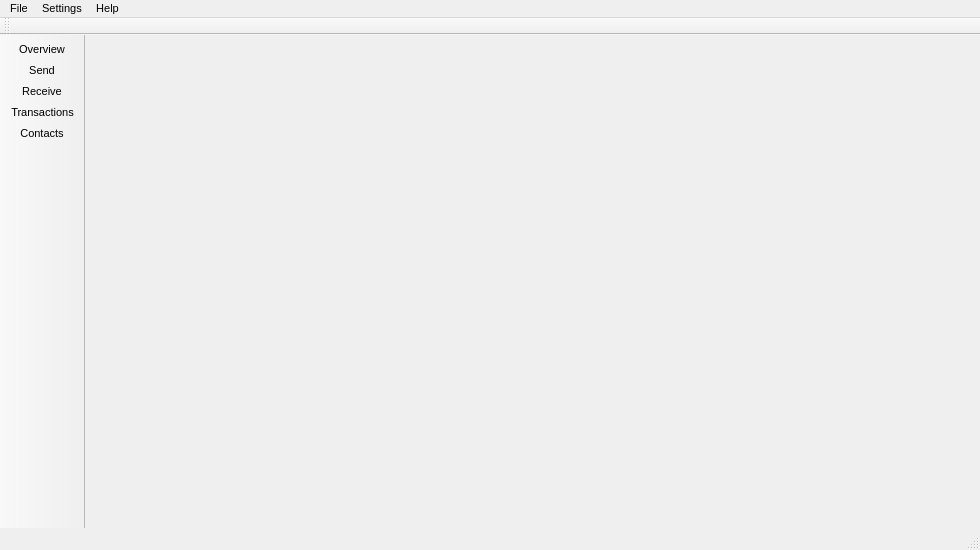
<?xml version="1.0" encoding="UTF-8"?>
<ui version="4.0">
 <class>MainWindow</class>
 <widget class="QMainWindow" name="MainWindow">
  <property name="geometry">
   <rect>
    <x>0</x>
    <y>0</y>
    <width>980</width>
    <height>550</height>
   </rect>
  </property>
  <property name="sizePolicy">
   <sizepolicy hsizetype="Preferred" vsizetype="Preferred">
    <horstretch>0</horstretch>
    <verstretch>0</verstretch>
   </sizepolicy>
  </property>
  <property name="minimumSize">
   <size>
    <width>0</width>
    <height>0</height>
   </size>
  </property>
  <property name="maximumSize">
   <size>
    <width>16777215</width>
    <height>16777215</height>
   </size>
  </property>
  <property name="font">
   <font>
    <pointsize>8</pointsize>
   </font>
  </property>
  <property name="windowTitle">
   <string>MainWindow</string>
  </property>
  <property name="windowIcon">
   <iconset resource="../../resources.qrc">
    <normaloff>:/images/window</normaloff>:/images/window</iconset>
  </property>
  <widget class="QWidget" name="centralwidget">
   <property name="sizePolicy">
    <sizepolicy hsizetype="Expanding" vsizetype="Preferred">
     <horstretch>0</horstretch>
     <verstretch>0</verstretch>
    </sizepolicy>
   </property>
   <layout class="QGridLayout" name="gridLayout">
    <property name="leftMargin">
     <number>0</number>
    </property>
    <property name="topMargin">
     <number>0</number>
    </property>
    <property name="rightMargin">
     <number>0</number>
    </property>
    <property name="bottomMargin">
     <number>0</number>
    </property>
    <property name="spacing">
     <number>0</number>
    </property>
    <item row="0" column="0" colspan="6">
     <widget class="WalletGui::AccountFrame" name="m_accountFrame">
      <property name="sizePolicy">
       <sizepolicy hsizetype="Preferred" vsizetype="Fixed">
        <horstretch>0</horstretch>
        <verstretch>0</verstretch>
       </sizepolicy>
      </property>
      <property name="minimumSize">
       <size>
        <width>0</width>
        <height>70</height>
       </size>
      </property>
      <property name="maximumSize">
       <size>
        <width>16777215</width>
        <height>70</height>
       </size>
      </property>
      <property name="styleSheet">
       <string notr="true"/>
      </property>
      <property name="frameShape">
       <enum>QFrame::NoFrame</enum>
      </property>
      <property name="frameShadow">
       <enum>QFrame::Raised</enum>
      </property>
     </widget>
    </item>
    <item row="1" column="0">
     <widget class="WalletGui::OverviewFrame" name="m_overviewFrame">
      <property name="sizePolicy">
       <sizepolicy hsizetype="Preferred" vsizetype="Preferred">
        <horstretch>0</horstretch>
        <verstretch>0</verstretch>
       </sizepolicy>
      </property>
      <property name="frameShape">
       <enum>QFrame::NoFrame</enum>
      </property>
      <property name="frameShadow">
       <enum>QFrame::Raised</enum>
      </property>
     </widget>
    </item>
    <item row="1" column="3">
     <widget class="WalletGui::TransactionsFrame" name="m_transactionsFrame">
      <property name="sizePolicy">
       <sizepolicy hsizetype="Preferred" vsizetype="Preferred">
        <horstretch>0</horstretch>
        <verstretch>0</verstretch>
       </sizepolicy>
      </property>
      <property name="frameShape">
       <enum>QFrame::NoFrame</enum>
      </property>
      <property name="frameShadow">
       <enum>QFrame::Raised</enum>
      </property>
     </widget>
    </item>
    <item row="1" column="1">
     <widget class="WalletGui::SendFrame" name="m_sendFrame">
      <property name="sizePolicy">
       <sizepolicy hsizetype="Preferred" vsizetype="Preferred">
        <horstretch>0</horstretch>
        <verstretch>0</verstretch>
       </sizepolicy>
      </property>
      <property name="frameShape">
       <enum>QFrame::NoFrame</enum>
      </property>
      <property name="frameShadow">
       <enum>QFrame::Raised</enum>
      </property>
     </widget>
    </item>
    <item row="1" column="4">
     <widget class="WalletGui::AddressBookFrame" name="m_addressBookFrame">
      <property name="sizePolicy">
       <sizepolicy hsizetype="Preferred" vsizetype="Preferred">
        <horstretch>0</horstretch>
        <verstretch>0</verstretch>
       </sizepolicy>
      </property>
      <property name="frameShape">
       <enum>QFrame::NoFrame</enum>
      </property>
      <property name="frameShadow">
       <enum>QFrame::Raised</enum>
      </property>
     </widget>
    </item>
    <!--<item row="1" column="5">
     <widget class="WalletGui::MiningFrame" name="m_miningFrame">
      <property name="sizePolicy">
       <sizepolicy hsizetype="Preferred" vsizetype="Preferred">
        <horstretch>0</horstretch>
        <verstretch>0</verstretch>
       </sizepolicy>
      </property>
      <property name="frameShape">
       <enum>QFrame::NoFrame</enum>
      </property>
      <property name="frameShadow">
       <enum>QFrame::Raised</enum>
      </property>
     </widget>
    </item>-->
    <item row="1" column="2">
     <widget class="WalletGui::ReceiveFrame" name="m_receiveFrame">
      <property name="sizePolicy">
       <sizepolicy hsizetype="Preferred" vsizetype="Preferred">
        <horstretch>0</horstretch>
        <verstretch>0</verstretch>
       </sizepolicy>
      </property>
      <property name="frameShape">
       <enum>QFrame::NoFrame</enum>
      </property>
      <property name="frameShadow">
       <enum>QFrame::Raised</enum>
      </property>
     </widget>
    </item>
   </layout>
  </widget>
  <widget class="QMenuBar" name="menubar">
   <property name="geometry">
    <rect>
     <x>0</x>
     <y>0</y>
     <width>980</width>
     <height>21</height>
    </rect>
   </property>
   <widget class="QMenu" name="menuFile">
    <property name="title">
     <string>File</string>
    </property>
    <widget class="QMenu" name="menuRecent_wallets">
     <property name="title">
      <string>Recent wallets</string>
     </property>
    </widget>
    <addaction name="m_createWalletAction"/>
    <addaction name="m_createNondeterministicWalletAction"/>
    <addaction name="m_openWalletAction"/>
    <addaction name="menuRecent_wallets"/>
    <addaction name="m_backupWalletAction"/>
    <addaction name="m_resetAction"/>
    <addaction name="m_closeWalletAction"/>
    <addaction name="separator"/>
    <addaction name="m_openUriAction"/>
    <addaction name="m_openLogFileAction"/>
    <addaction name="separator"/>
    <addaction name="m_showMnemonicSeedAction"/>
    <addaction name="m_restoreFromMnemonicSeedAction"/>
    <addaction name="separator"/>
    <addaction name="m_showPrivateKey"/>
    <addaction name="m_importKeyAction"/>
    <addaction name="separator"/>
    <addaction name="m_exportTrackingKeyAction"/>
    <addaction name="m_importTrackingKeyAction"/>
    <addaction name="separator"/>
    <addaction name="m_exitAction"/>
   </widget>
   <widget class="QMenu" name="menuSettings">
    <property name="title">
     <string>Settings</string>
    </property>
    <addaction name="m_encryptWalletAction"/>
    <addaction name="m_changePasswordAction"/>
    <addaction name="m_changeLanguageAction"/>
    <addaction name="m_connectionSettingsAction"/>
    <addaction name="separator"/>
    <addaction name="m_startOnLoginAction"/>
    <addaction name="m_minimizeToTrayAction"/>
    <addaction name="m_closeToTrayAction"/>
    <!--<addaction name="m_miningOnLaunchAction"/>-->
   </widget>
   <widget class="QMenu" name="menuHelp">
    <property name="title">
     <string>Help</string>
    </property>
    <addaction name="m_aboutCryptonoteAction"/>
    <addaction name="m_aboutQtAction"/>
    <addaction name="actionHelp"/>
   </widget>
   <addaction name="menuFile"/>
   <addaction name="menuSettings"/>
   <addaction name="menuHelp"/>
  </widget>
  <widget class="QToolBar" name="toolBar">
   <property name="sizePolicy">
    <sizepolicy hsizetype="Fixed" vsizetype="Preferred">
     <horstretch>0</horstretch>
     <verstretch>0</verstretch>
    </sizepolicy>
   </property>
   <property name="minimumSize">
    <size>
     <width>0</width>
     <height>0</height>
    </size>
   </property>
   <property name="maximumSize">
    <size>
     <width>150</width>
     <height>16777215</height>
    </size>
   </property>
   <property name="baseSize">
    <size>
     <width>150</width>
     <height>0</height>
    </size>
   </property>
   <property name="font">
    <font>
     <pointsize>8</pointsize>
    </font>
   </property>
   <property name="windowTitle">
    <string>toolBar</string>
   </property>
   <property name="movable">
    <bool>false</bool>
   </property>
   <property name="allowedAreas">
    <set>Qt::LeftToolBarArea|Qt::TopToolBarArea</set>
   </property>
   <property name="orientation">
    <enum>Qt::Vertical</enum>
   </property>
   <property name="iconSize">
    <size>
     <width>20</width>
     <height>20</height>
    </size>
   </property>
   <property name="toolButtonStyle">
    <enum>Qt::ToolButtonTextBesideIcon</enum>
   </property>
   <attribute name="toolBarArea">
    <enum>LeftToolBarArea</enum>
   </attribute>
   <attribute name="toolBarBreak">
    <bool>false</bool>
   </attribute>
   <addaction name="m_overviewAction"/>
   <addaction name="m_sendAction"/>
   <addaction name="m_receiveAction"/>
   <addaction name="m_transactionsAction"/>
   <addaction name="m_addressBookAction"/>
   <!--<addaction name="m_miningAction"/>-->
  </widget>
  <widget class="QStatusBar" name="statusBar"/>
  <widget class="QToolBar" name="accountToolBar">
   <property name="windowTitle">
    <string>Account toolbar</string>
   </property>
   <attribute name="toolBarArea">
    <enum>TopToolBarArea</enum>
   </attribute>
   <attribute name="toolBarBreak">
    <bool>false</bool>
   </attribute>
  </widget>
  <action name="m_overviewAction">
   <property name="checkable">
    <bool>true</bool>
   </property>
   <property name="enabled">
    <bool>true</bool>
   </property>
   <property name="icon">
    <iconset resource="../../resources.qrc">
     <normaloff>:/icons/overview</normaloff>:/icons/overview</iconset>
   </property>
   <property name="text">
    <string>Overview</string>
   </property>
  </action>
  <action name="m_sendAction">
   <property name="checkable">
    <bool>true</bool>
   </property>
   <property name="enabled">
    <bool>true</bool>
   </property>
   <property name="icon">
    <iconset resource="../../resources.qrc">
     <normaloff>:/icons/send</normaloff>:/icons/send</iconset>
   </property>
   <property name="text">
    <string>Send</string>
   </property>
  </action>
  <action name="m_receiveAction">
   <property name="checkable">
    <bool>true</bool>
   </property>
   <property name="enabled">
    <bool>true</bool>
   </property>
   <property name="icon">
    <iconset resource="../../resources.qrc">
     <normaloff>:/icons/receive</normaloff>:/icons/receive</iconset>
   </property>
   <property name="text">
    <string>Receive</string>
   </property>
  </action>
  <action name="m_transactionsAction">
   <property name="checkable">
    <bool>true</bool>
   </property>
   <property name="enabled">
    <bool>true</bool>
   </property>
   <property name="icon">
    <iconset resource="../../resources.qrc">
     <normaloff>:/icons/transactions</normaloff>:/icons/transactions</iconset>
   </property>
   <property name="text">
    <string>Transactions</string>
   </property>
  </action>
  <action name="m_exitAction">
   <property name="enabled">
    <bool>true</bool>
   </property>
   <property name="text">
    <string>Exit</string>
   </property>
   <property name="shortcut">
    <string>Ctrl+Q</string>
   </property>
  </action>
  <action name="m_addressBookAction">
   <property name="checkable">
    <bool>true</bool>
   </property>
   <property name="enabled">
    <bool>true</bool>
   </property>
   <property name="icon">
    <iconset resource="../../resources.qrc">
     <normaloff>:/icons/address-book</normaloff>:/icons/address-book</iconset>
   </property>
   <property name="text">
    <string>Contacts</string>
   </property>
  </action>
  <action name="m_createWalletAction">
   <property name="enabled">
    <bool>true</bool>
   </property>
   <property name="text">
    <string>Create wallet</string>
   </property>
  </action>
  <action name="m_openWalletAction">
   <property name="enabled">
    <bool>true</bool>
   </property>
   <property name="text">
    <string>Open wallet</string>
   </property>
  </action>
  <action name="m_encryptWalletAction">
   <property name="enabled">
    <bool>true</bool>
   </property>
   <property name="text">
    <string>Encrypt wallet</string>
   </property>
  </action>
  <action name="m_changePasswordAction">
   <property name="enabled">
    <bool>true</bool>
   </property>
   <property name="text">
    <string>Change password</string>
   </property>
   <property name="toolTip">
    <string>Change password</string>
   </property>
  </action>
  <action name="m_aboutCryptonoteAction">
   <property name="enabled">
    <bool>true</bool>
   </property>
   <property name="text">
    <string>About</string>
   </property>
  </action>
  <action name="m_aboutQtAction">
   <property name="enabled">
    <bool>true</bool>
   </property>
   <property name="text">
    <string>About Qt</string>
   </property>
  </action>
  <action name="m_backupWalletAction">
   <property name="enabled">
    <bool>true</bool>
   </property>
   <property name="text">
    <string>Backup wallet</string>
   </property>
  </action>
  <action name="m_startOnLoginAction">
   <property name="checkable">
    <bool>true</bool>
   </property>
   <property name="text">
    <string>Start on system login</string>
   </property>
  </action>
  <action name="m_minimizeToTrayAction">
   <property name="checkable">
    <bool>true</bool>
   </property>
   <property name="text">
    <string>Minimize to tray</string>
   </property>
  </action>
  <action name="m_closeToTrayAction">
   <property name="checkable">
    <bool>true</bool>
   </property>
   <property name="text">
    <string>Close to tray</string>
   </property>
  </action>
  <action name="m_importKeyAction">
   <property name="text">
    <string>Import private key</string>
   </property>
  </action>
  <!--<action name="m_miningAction">
   <property name="checkable">
    <bool>true</bool>
   </property>
   <property name="icon">
    <iconset resource="../../resources.qrc">
     <normaloff>:/icons/mining</normaloff>:/icons/mining</iconset>
   </property>
   <property name="text">
    <string>Mining</string>
   </property>
  </action>-->
  <action name="m_resetAction">
   <property name="text">
    <string>Reset wallet</string>
   </property>
   <property name="toolTip">
    <string>Reset wallet</string>
   </property>
  </action>
  <action name="m_changeLanguageAction">
   <property name="text">
    <string>Language</string>
   </property>
   <property name="toolTip">
    <string>Change language</string>
   </property>
  </action>
  <action name="m_showPrivateKey">
   <property name="text">
    <string>Export private key</string>
   </property>
  </action>
  <action name="actionHelp">
   <property name="text">
    <string>Help</string>
   </property>
   <property name="shortcut">
    <string>F1</string>
   </property>
  </action>
  <action name="m_connectionSettingsAction">
   <property name="text">
    <string>Connection</string>
   </property>
  </action>
  <action name="m_openUriAction">
   <property name="text">
    <string>Open payment request</string>
   </property>
  </action>
  <action name="m_exportTrackingKeyAction">
   <property name="text">
    <string>Export tracking key</string>
   </property>
  </action>
  <action name="m_importTrackingKeyAction">
   <property name="text">
    <string>Import tracking key</string>
   </property>
  </action>
  <action name="m_closeWalletAction">
   <property name="text">
    <string>Close wallet</string>
   </property>
  </action>
  <action name="m_recentWalletsAction">
   <property name="text">
    <string>Recent wallets</string>
   </property>
  </action>
  <action name="actionStatus">
   <property name="text">
    <string>Information</string>
   </property>
  </action>
  <action name="m_openLogFileAction">
   <property name="text">
    <string>Open log file</string>
   </property>
  </action>
  <action name="m_showMnemonicSeedAction">
   <property name="enabled">
    <bool>false</bool>
   </property>
   <property name="text">
    <string>Show mnemonic seed</string>
   </property>
  </action>
  <action name="m_restoreFromMnemonicSeedAction">
   <property name="text">
    <string>Restore from mnemonic seed</string>
   </property>
  </action>
  <action name="m_createNondeterministicWalletAction">
   <property name="text">
    <string>Create nondeterministic wallet</string>
   </property>
  </action>
  <!--<action name="m_miningOnLaunchAction">
   <property name="checkable">
    <bool>true</bool>
   </property>
   <property name="text">
    <string>Start pool mining automatically</string>
   </property>
  </action>-->
 </widget>
 <customwidgets>
  <customwidget>
   <class>WalletGui::OverviewFrame</class>
   <extends>QFrame</extends>
   <header>gui/OverviewFrame.h</header>
   <container>1</container>
  </customwidget>
  <customwidget>
   <class>WalletGui::SendFrame</class>
   <extends>QFrame</extends>
   <header>gui/SendFrame.h</header>
   <container>1</container>
  </customwidget>
  <customwidget>
   <class>WalletGui::AccountFrame</class>
   <extends>QFrame</extends>
   <header>gui/AccountFrame.h</header>
   <container>1</container>
  </customwidget>
  <customwidget>
   <class>WalletGui::TransactionsFrame</class>
   <extends>QFrame</extends>
   <header>gui/TransactionsFrame.h</header>
   <container>1</container>
  </customwidget>
  <customwidget>
   <class>WalletGui::AddressBookFrame</class>
   <extends>QFrame</extends>
   <header>gui/AddressBookFrame.h</header>
   <container>1</container>
  </customwidget>
  <!--<customwidget>
   <class>WalletGui::MiningFrame</class>
   <extends>QFrame</extends>
   <header>gui/MiningFrame.h</header>
   <container>1</container>
  </customwidget>-->
  <customwidget>
   <class>WalletGui::ReceiveFrame</class>
   <extends>QFrame</extends>
   <header>gui/ReceiveFrame.h</header>
   <container>1</container>
  </customwidget>
 </customwidgets>
 <resources>
  <include location="../../resources.qrc"/>
 </resources>
 <connections>
  <connection>
   <sender>m_createWalletAction</sender>
   <signal>triggered()</signal>
   <receiver>MainWindow</receiver>
   <slot>createWallet()</slot>
   <hints>
    <hint type="sourcelabel">
     <x>-1</x>
     <y>-1</y>
    </hint>
    <hint type="destinationlabel">
     <x>449</x>
     <y>299</y>
    </hint>
   </hints>
  </connection>
  <connection>
   <sender>m_openWalletAction</sender>
   <signal>triggered()</signal>
   <receiver>MainWindow</receiver>
   <slot>openWallet()</slot>
   <hints>
    <hint type="sourcelabel">
     <x>-1</x>
     <y>-1</y>
    </hint>
    <hint type="destinationlabel">
     <x>449</x>
     <y>299</y>
    </hint>
   </hints>
  </connection>
  <connection>
   <sender>m_encryptWalletAction</sender>
   <signal>triggered()</signal>
   <receiver>MainWindow</receiver>
   <slot>encryptWallet()</slot>
   <hints>
    <hint type="sourcelabel">
     <x>-1</x>
     <y>-1</y>
    </hint>
    <hint type="destinationlabel">
     <x>449</x>
     <y>299</y>
    </hint>
   </hints>
  </connection>
  <connection>
   <sender>m_changePasswordAction</sender>
   <signal>triggered()</signal>
   <receiver>MainWindow</receiver>
   <slot>encryptWallet()</slot>
   <hints>
    <hint type="sourcelabel">
     <x>-1</x>
     <y>-1</y>
    </hint>
    <hint type="destinationlabel">
     <x>449</x>
     <y>299</y>
    </hint>
   </hints>
  </connection>
  <connection>
   <sender>m_changeLanguageAction</sender>
   <signal>triggered()</signal>
   <receiver>MainWindow</receiver>
   <slot>ChangeLanguage()</slot>
   <hints>
    <hint type="sourcelabel">
     <x>-1</x>
     <y>-1</y>
    </hint>
    <hint type="destinationlabel">
     <x>449</x>
     <y>299</y>
    </hint>
   </hints>
  </connection>
  <connection>
   <sender>m_aboutQtAction</sender>
   <signal>triggered()</signal>
   <receiver>MainWindow</receiver>
   <slot>aboutQt()</slot>
   <hints>
    <hint type="sourcelabel">
     <x>-1</x>
     <y>-1</y>
    </hint>
    <hint type="destinationlabel">
     <x>449</x>
     <y>299</y>
    </hint>
   </hints>
  </connection>
  <connection>
   <sender>m_backupWalletAction</sender>
   <signal>triggered()</signal>
   <receiver>MainWindow</receiver>
   <slot>backupWallet()</slot>
   <hints>
    <hint type="sourcelabel">
     <x>-1</x>
     <y>-1</y>
    </hint>
    <hint type="destinationlabel">
     <x>449</x>
     <y>299</y>
    </hint>
   </hints>
  </connection>
  <connection>
   <sender>m_aboutCryptonoteAction</sender>
   <signal>triggered()</signal>
   <receiver>MainWindow</receiver>
   <slot>about()</slot>
   <hints>
    <hint type="sourcelabel">
     <x>-1</x>
     <y>-1</y>
    </hint>
    <hint type="destinationlabel">
     <x>459</x>
     <y>299</y>
    </hint>
   </hints>
  </connection>
  <connection>
   <sender>m_startOnLoginAction</sender>
   <signal>triggered(bool)</signal>
   <receiver>MainWindow</receiver>
   <slot>setStartOnLogin(bool)</slot>
   <hints>
    <hint type="sourcelabel">
     <x>-1</x>
     <y>-1</y>
    </hint>
    <hint type="destinationlabel">
     <x>459</x>
     <y>299</y>
    </hint>
   </hints>
  </connection>
  <connection>
   <sender>m_minimizeToTrayAction</sender>
   <signal>triggered(bool)</signal>
   <receiver>MainWindow</receiver>
   <slot>setMinimizeToTray(bool)</slot>
   <hints>
    <hint type="sourcelabel">
     <x>-1</x>
     <y>-1</y>
    </hint>
    <hint type="destinationlabel">
     <x>459</x>
     <y>299</y>
    </hint>
   </hints>
  </connection>
  <connection>
   <sender>m_closeToTrayAction</sender>
   <signal>triggered(bool)</signal>
   <receiver>MainWindow</receiver>
   <slot>setCloseToTray(bool)</slot>
   <hints>
    <hint type="sourcelabel">
     <x>-1</x>
     <y>-1</y>
    </hint>
    <hint type="destinationlabel">
     <x>459</x>
     <y>299</y>
    </hint>
   </hints>
  </connection>
  <connection>
   <sender>m_resetAction</sender>
   <signal>triggered()</signal>
   <receiver>MainWindow</receiver>
   <slot>resetWallet()</slot>
   <hints>
    <hint type="sourcelabel">
     <x>-1</x>
     <y>-1</y>
    </hint>
    <hint type="destinationlabel">
     <x>506</x>
     <y>301</y>
    </hint>
   </hints>
  </connection>
  <connection>
   <sender>m_importKeyAction</sender>
   <signal>triggered()</signal>
   <receiver>MainWindow</receiver>
   <slot>importKey()</slot>
   <hints>
    <hint type="sourcelabel">
     <x>-1</x>
     <y>-1</y>
    </hint>
    <hint type="destinationlabel">
     <x>459</x>
     <y>299</y>
    </hint>
   </hints>
  </connection>
  <connection>
   <sender>m_showPrivateKey</sender>
   <signal>triggered()</signal>
   <receiver>MainWindow</receiver>
   <slot>showPrivateKeys()</slot>
   <hints>
    <hint type="sourcelabel">
     <x>-1</x>
     <y>-1</y>
    </hint>
    <hint type="destinationlabel">
     <x>459</x>
     <y>299</y>
    </hint>
   </hints>
  </connection>
  <connection>
   <sender>actionHelp</sender>
   <signal>triggered()</signal>
   <receiver>MainWindow</receiver>
   <slot>DisplayCmdLineHelp()</slot>
   <hints>
    <hint type="sourcelabel">
     <x>-1</x>
     <y>-1</y>
    </hint>
    <hint type="destinationlabel">
     <x>494</x>
     <y>319</y>
    </hint>
   </hints>
  </connection>
  <connection>
   <sender>m_connectionSettingsAction</sender>
   <signal>triggered()</signal>
   <receiver>MainWindow</receiver>
   <slot>openConnectionSettings()</slot>
   <hints>
    <hint type="sourcelabel">
     <x>-1</x>
     <y>-1</y>
    </hint>
    <hint type="destinationlabel">
     <x>494</x>
     <y>319</y>
    </hint>
   </hints>
  </connection>
  <connection>
   <sender>m_transactionsAction</sender>
   <signal>toggled(bool)</signal>
   <receiver>m_transactionsFrame</receiver>
   <slot>setVisible(bool)</slot>
   <hints>
    <hint type="sourcelabel">
     <x>-1</x>
     <y>-1</y>
    </hint>
    <hint type="destinationlabel">
     <x>787</x>
     <y>333</y>
    </hint>
   </hints>
  </connection>
  <connection>
   <sender>m_sendAction</sender>
   <signal>toggled(bool)</signal>
   <receiver>m_sendFrame</receiver>
   <slot>setVisible(bool)</slot>
   <hints>
    <hint type="sourcelabel">
     <x>-1</x>
     <y>-1</y>
    </hint>
    <hint type="destinationlabel">
     <x>337</x>
     <y>333</y>
    </hint>
   </hints>
  </connection>
  <connection>
   <sender>m_overviewAction</sender>
   <signal>toggled(bool)</signal>
   <receiver>m_overviewFrame</receiver>
   <slot>setVisible(bool)</slot>
   <hints>
    <hint type="sourcelabel">
     <x>-1</x>
     <y>-1</y>
    </hint>
    <hint type="destinationlabel">
     <x>112</x>
     <y>333</y>
    </hint>
   </hints>
  </connection>
  <!--<connection>
   <sender>m_miningAction</sender>
   <signal>toggled(bool)</signal>
   <receiver>m_miningFrame</receiver>
   <slot>setVisible(bool)</slot>
   <hints>
    <hint type="sourcelabel">
     <x>-1</x>
     <y>-1</y>
    </hint>
    <hint type="destinationlabel">
     <x>862</x>
     <y>322</y>
    </hint>
   </hints>
  </connection>-->
  <connection>
   <sender>m_addressBookAction</sender>
   <signal>toggled(bool)</signal>
   <receiver>m_addressBookFrame</receiver>
   <slot>setVisible(bool)</slot>
   <hints>
    <hint type="sourcelabel">
     <x>-1</x>
     <y>-1</y>
    </hint>
    <hint type="destinationlabel">
     <x>809</x>
     <y>320</y>
    </hint>
   </hints>
  </connection>
  <connection>
   <sender>m_receiveAction</sender>
   <signal>toggled(bool)</signal>
   <receiver>m_receiveFrame</receiver>
   <slot>setVisible(bool)</slot>
   <hints>
    <hint type="sourcelabel">
     <x>-1</x>
     <y>-1</y>
    </hint>
    <hint type="destinationlabel">
     <x>562</x>
     <y>333</y>
    </hint>
   </hints>
  </connection>
  <connection>
   <sender>m_openUriAction</sender>
   <signal>triggered()</signal>
   <receiver>m_sendFrame</receiver>
   <slot>openUriClicked()</slot>
   <hints>
    <hint type="sourcelabel">
     <x>-1</x>
     <y>-1</y>
    </hint>
    <hint type="destinationlabel">
     <x>316</x>
     <y>310</y>
    </hint>
   </hints>
  </connection>
  <connection>
   <sender>m_exportTrackingKeyAction</sender>
   <signal>triggered()</signal>
   <receiver>MainWindow</receiver>
   <slot>exportTrackingKey()</slot>
   <hints>
    <hint type="sourcelabel">
     <x>-1</x>
     <y>-1</y>
    </hint>
    <hint type="destinationlabel">
     <x>489</x>
     <y>274</y>
    </hint>
   </hints>
  </connection>
  <connection>
   <sender>m_importTrackingKeyAction</sender>
   <signal>triggered()</signal>
   <receiver>MainWindow</receiver>
   <slot>importTrackingKey()</slot>
   <hints>
    <hint type="sourcelabel">
     <x>-1</x>
     <y>-1</y>
    </hint>
    <hint type="destinationlabel">
     <x>489</x>
     <y>274</y>
    </hint>
   </hints>
  </connection>
  <connection>
   <sender>m_closeWalletAction</sender>
   <signal>triggered()</signal>
   <receiver>MainWindow</receiver>
   <slot>closeWallet()</slot>
   <hints>
    <hint type="sourcelabel">
     <x>-1</x>
     <y>-1</y>
    </hint>
    <hint type="destinationlabel">
     <x>489</x>
     <y>274</y>
    </hint>
   </hints>
  </connection>
  <connection>
   <sender>m_openLogFileAction</sender>
   <signal>triggered()</signal>
   <receiver>MainWindow</receiver>
   <slot>openLogFile()</slot>
   <hints>
    <hint type="sourcelabel">
     <x>-1</x>
     <y>-1</y>
    </hint>
    <hint type="destinationlabel">
     <x>489</x>
     <y>274</y>
    </hint>
   </hints>
  </connection>
  <connection>
   <sender>m_showMnemonicSeedAction</sender>
   <signal>triggered()</signal>
   <receiver>MainWindow</receiver>
   <slot>showMnemonicSeed()</slot>
   <hints>
    <hint type="sourcelabel">
     <x>-1</x>
     <y>-1</y>
    </hint>
    <hint type="destinationlabel">
     <x>489</x>
     <y>274</y>
    </hint>
   </hints>
  </connection>
  <connection>
   <sender>m_restoreFromMnemonicSeedAction</sender>
   <signal>triggered()</signal>
   <receiver>MainWindow</receiver>
   <slot>restoreFromMnemonicSeed()</slot>
   <hints>
    <hint type="sourcelabel">
     <x>-1</x>
     <y>-1</y>
    </hint>
    <hint type="destinationlabel">
     <x>489</x>
     <y>274</y>
    </hint>
   </hints>
  </connection>
  <connection>
   <sender>m_createNondeterministicWalletAction</sender>
   <signal>triggered()</signal>
   <receiver>MainWindow</receiver>
   <slot>createNonDeterministicWallet()</slot>
   <hints>
    <hint type="sourcelabel">
     <x>-1</x>
     <y>-1</y>
    </hint>
    <hint type="destinationlabel">
     <x>489</x>
     <y>274</y>
    </hint>
   </hints>
  </connection>
  <!--<connection>
   <sender>m_miningOnLaunchAction</sender>
   <signal>triggered(bool)</signal>
   <receiver>MainWindow</receiver>
   <slot>setMiningOnLaunch(bool)</slot>
   <hints>
    <hint type="sourcelabel">
     <x>-1</x>
     <y>-1</y>
    </hint>
    <hint type="destinationlabel">
     <x>489</x>
     <y>274</y>
    </hint>
   </hints>
  </connection>-->
 </connections>
 <slots>
  <slot>createWallet()</slot>
  <slot>openWallet()</slot>
  <slot>encryptWallet()</slot>
  <slot>aboutQt()</slot>
  <slot>backupWallet()</slot>
  <slot>about()</slot>
  <slot>setStartOnLogin(bool)</slot>
  <slot>setMinimizeToTray(bool)</slot>
  <slot>setCloseToTray(bool)</slot>
  <slot>importKey()</slot>
  <slot>resetWallet()</slot>
  <slot>showPrivateKeys()</slot>
  <slot>openConnectionSettings()</slot>
  <slot>showStatusInfo()</slot>
 </slots>
</ui>
